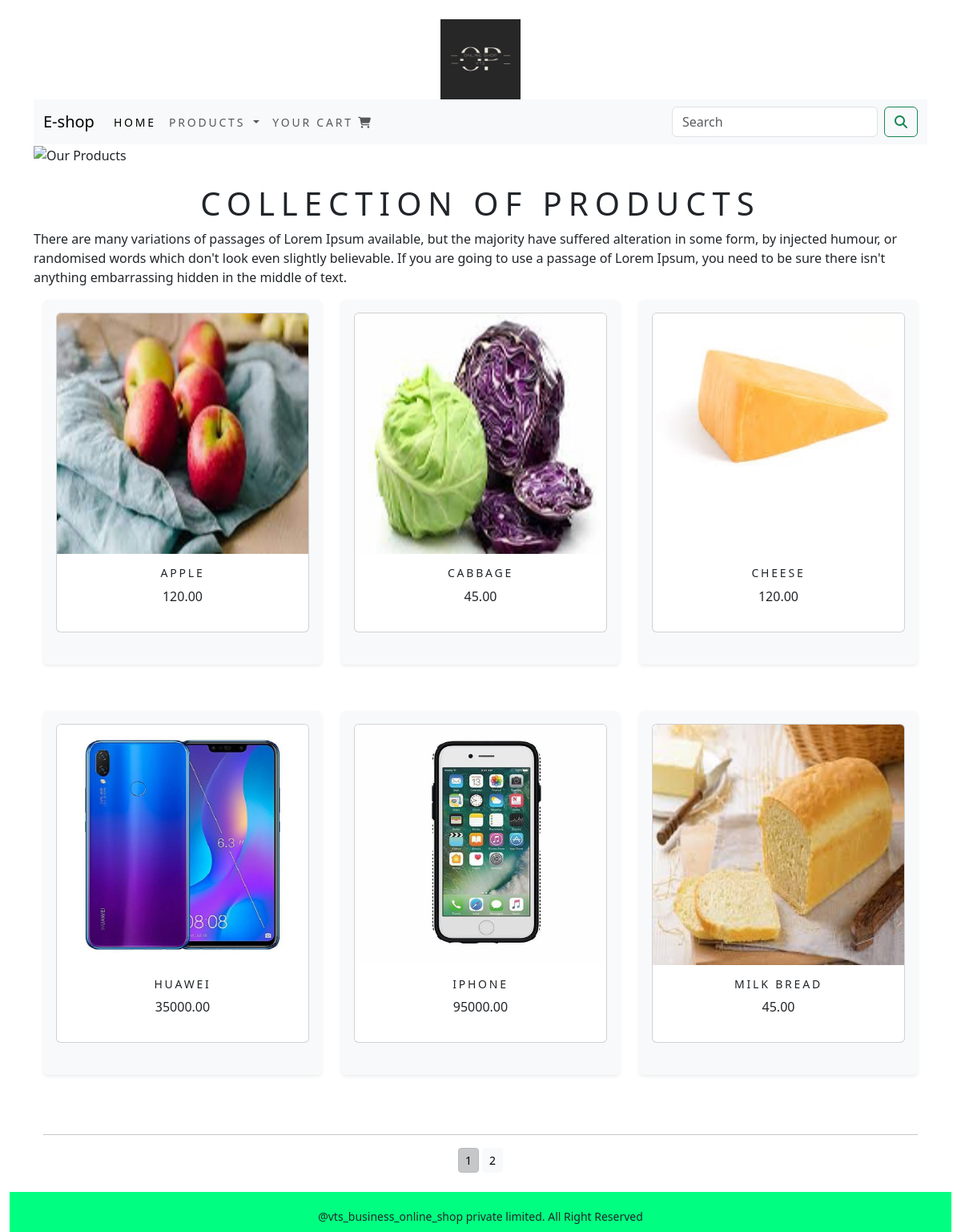
Page /shop on the committed database.
### shop_app/models.py (models this page shows, shortened)
class Products(models.Model):
    name = models.CharField(max_length=250, unique=True)
    slug = models.SlugField(max_length=250, unique=True)
    description = models.TextField(blank=True)
    price = models.DecimalField(max_digits=10, decimal_places=2)
    category = models.ForeignKey(Category, on_delete=models.CASCADE)
    image = models.ImageField(upload_to='products', blank=True)
    stock = models.IntegerField()
    available = models.BooleanField(default=True)
    created = models.DateTimeField(auto_now_add=True)
    updated = models.DateTimeField(auto_now=True)
    def get_url(self):
        return reverse('shop_app:procatdetail', args=[self.category.slug, self.slug])
    class Meta:
        ordering = ('name',)
        verbose_name = 'product'
        verbose_name_plural = 'products'

### shop_app/views.py (the view)
# urls.py: path('', views.allProdCat, name='allProdCat'),
def allProdCat(request, c_slug=None):
    c_page = None
    products_list = None
    if c_slug != None:
        c_page = get_object_or_404(Category, slug=c_slug)
        products_list = Products.objects.all().filter(category=c_page, available=True)
    else:
        products_list = Products.objects.all().filter(available=True)
    pagiantor = Paginator(products_list, 6)
    try:
        page = int(request.GET.get('page', '1'))
    except:
        page = 1
    try:
        products = pagiantor.page(page)
    except (EmptyPage, InvalidPage):
        products = pagiantor.page(pagiantor.num_pages)
    return render(request, "category.html", {'category': c_page, 'products': products})

### cart_app/context_processors.py (called while the page is built)
def counter(request):
    item_count=0
    if 'admin' in request.path:
        return {}
    else:
        try:
            cart = Cart.objects.filter(cart_id=_cart_id(request))
            cart_items = CartItem.objects.all().filter(cart=cart[:1])
            for cart_item in cart_items:
                item_count += cart_item.quandity
        except Cart.DoesNotExist:
            item_count = 0
    return dict(item_count=item_count)

### cart_app/views.py (called while the page is built)
def _cart_id(request):
    cart = request.session.session_key
    if not cart:
        cart = request.session.create()
    return cart

### shop_app/context_processors.py (called while the page is built)
def menu_links(request):
     links=Category.objects.all()
     return dict(links=links)

### shop_app/models.py (called while the page is built)
    def get_url(self):
        return reverse('shop_app:products_by_category', args=[self.slug])

### templates/category.html (shortened to what this page needs)
{% extends 'base.html' %}
{% load static %}
{% block content %}
    {% if category %}
<div>
    <div >
        <div>
            <img class="my_image" src="{{category.image.url}}" alt="{{category.name}}">
        </div>
    </div>
</div>
    <br>
    <div>
        <h1 class="text-center my_title">{{category.name}}</h1>
        <p class="text-justify">{{category.description}}</p>
    </div>
    {% else %}
    <div>
        <img src="{% static 'image/banner.png' %}" alt="Our Products" height="250px" width="100%">
    </div>
    <br>
    <div>
        <h1 class="text-center my_title">Collection of Products</h1>
        <p class="text-justify">There are many variations of passages of Lorem Ipsum available, but the majority have suffered alteration in some form, by injected humour, or randomised words which don't look even slightly believable. If you are going to use a passage of Lorem Ipsum, you need to be sure there isn't anything embarrassing hidden in the middle of text. </p>
    </div>
    {% endif %}
<div>
    <div>
        <div class="container">
            <div class="row">
                {% for product in products.object_list %}
                <div class="my_bottom_margin col-9 col-sm-12 col-md-4 col-lg-4">
                  <div class="shadow-sm p-3 mb-5 bg-body-tertiary rounded">
                    <div class="card text-center" style="min-width:18rem min-height:20rem;">
                <a href="{{product.get_url}}"><img class="card-img-top" alt="{{product.name}}" src="{{product.image.url}}" style="width:100%px; height:300px"></a>
            <div class="card-body text-sie:14px text-transform:uppercase">
                <h4>{{product.name}}</h4>
                <p>{{product.price}}</p>
            </div>
                    </div><br>
                </div>
                    </div>
                {% endfor %}
            </div>
            <div class="mx-auto">
                {% if products.paginator.num_pages > 1 %}
                <hr>
                   <div class="text-center">
                     {% for pg in products.paginator.page_range %}
                        <a href="?page={{pg}}" class="btn btn-light btn-sm {% if products.number == pg %} active {% endif %}">{{pg}}</a>
                    {% endfor %}
                    </div>
                {% endif %}
            </div>
            <br>
        </div>
    </div>
</div>
{% endblock %}

### templates/base.html (shortened to what this page needs)
<!DOCTYPE html>
{% load static %}
<html lang="en">
<head>
    <link href="{% static 'CSS/bootstrap.min.css' %}" rel="stylesheet">
    <link rel="stylesheet" href="{% static 'CSS/custom.css' %}">
</head>
<body>
    <div class="container">
        {% include 'header.html' %}
        {% include 'navbar.html' %}
        {% block content %}
        {% endblock %}
    </div>
        {% include 'footer.html' %}
</body>
</html>

### templates/header.html
{% load static %}
<br>
<div class="container">
<header>
    <center>
        <a href="{% url 'shop_app:allProdCat' %}"><img src="{% static 'image/logo.png' %}" alt="logo image" width="100" height="100"></a>
    </center>
</header>
</div>

### templates/navbar.html (shortened to what this page needs)
{% load static %}
<nav class="navbar navbar-expand-lg bg-body-tertiary">
  <div class="container-fluid">
    <a class="navbar-brand" href="">E-shop</a>
    <div class="collapse navbar-collapse" id="navbarSupportedContent">
    <ul class="navbar-nav me-auto mb-2 mb-lg-0">
        <li class="nav-item">
            <a class="nav-link active" aria-current="page" href="{% url 'shop_app:allProdCat' %}">Home</a>
        </li>
        <li class="nav-item dropdown active">
            <a class="nav-link dropdown-toggle" href="#" role="button" data-bs-toggle="dropdown" aria-expanded="false">
                Products
            </a>
      <li class="nav-item">
          <a class="nav-link" href="{% if item_count > 0 %} {% url 'cart_app:cart_details' %} {% endif %}">Your Cart <i class="fa-solid fa-cart-shopping">{% if item_count > 0 %}<sup> {{item_count}} </sup>{% endif %}</i></a>
        </li>
    </ul>
    <form class="d-flex" role="search" action="{% url 'search_app:search_result' %}" method="get">
        <input class="form-control me-2" type="search" name="q" placeholder="Search" aria-label="Search">
        <button class="btn btn-outline-success" type="submit"><i class="fa-solid fa-magnifying-glass fa-flip"></i></button>
    </form>
</div>
  </div>
</nav>

### templates/footer.html
<div class="container-fluid">
<div class="footer navbar-fixed-bottom my_footer">
    <p class="text-center">@vts_business_online_shop private limited. All Right Reserved</p>
</div>
</div>

### static/CSS/custom.css (style rules this page uses)
.nav-item { letter-spacing : .2em; font-size : 14px; text-transform : uppercase; }
.my_footer { background-color : #00ff80; height : 50px; padding-top:10px; border-top: 10px }
.my_footer p { padding-top: 10px; font-size : 14px; }
.my_title { font-sie : 16px; text-transform : uppercase; letter-spacing : .2em; }
.my_bottom_margin { margin-bottom : 10px; }
.card-body h4 { font-size : 14px; text-transform : uppercase; letter-spacing : .2em; }
.rounded { border-radius: 5px; }

### rows in the picture
Products: image (picture), name "APPLE", price "120.00"
Products: image (picture), name "CABBAGE", price "45.00"
Products: image (picture), name "CHEESE", price "120.00"
Products: image (picture), name "HUAWEI", price "35000.00"
Products: name (picture), name "IPHONE", price "95000.00"
Products: image (picture), name "MILK BREAD", price "45.00"

### other values in the picture
{{ pg }} "1" "2"
